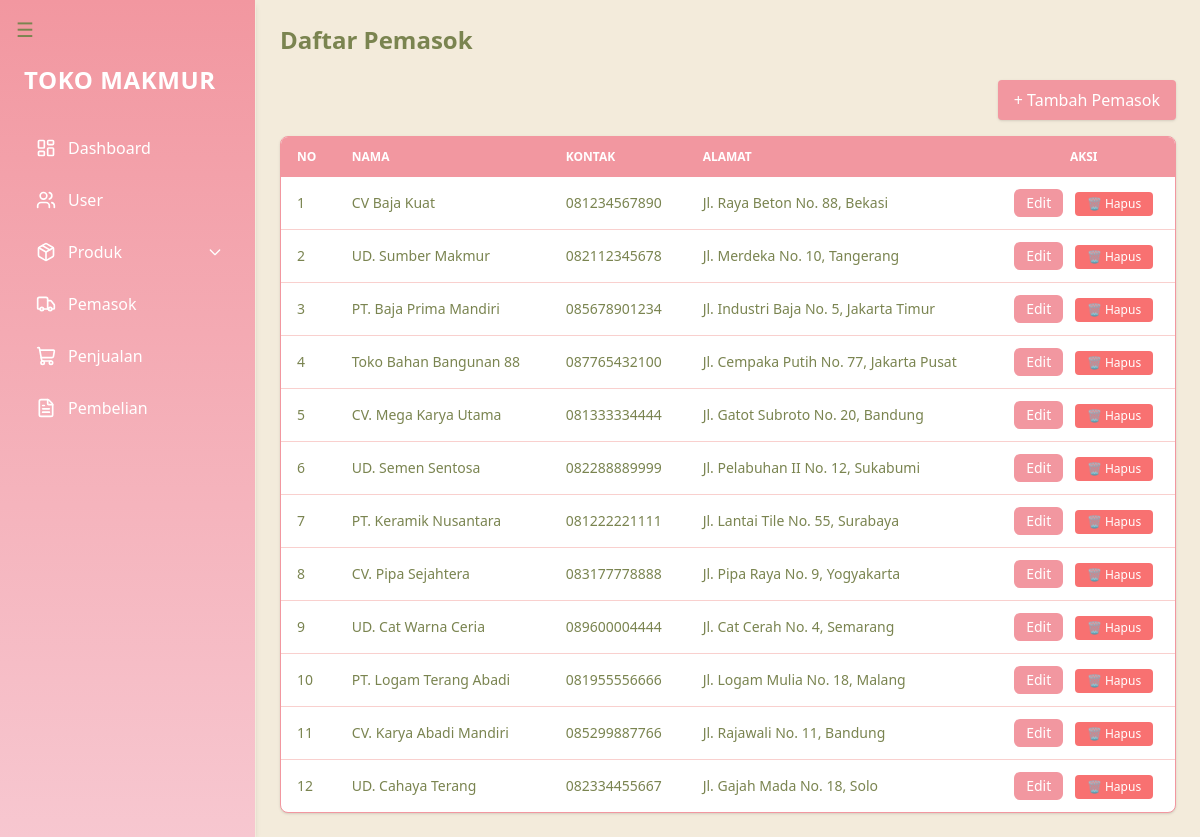
Screenshot of /pemasok/ with the database file from the repository.
### produk/models.py (models this page shows, shortened)
class Pemasok(models.Model):
    nama = models.CharField(max_length=100, verbose_name=_("Nama Pemasok"))
    kontak = models.CharField(max_length=100, verbose_name=_("Kontak"))
    alamat = models.TextField(verbose_name=_("Alamat"))
    class Meta:
        verbose_name = _("Pemasok")
        verbose_name_plural = _("Pemasok")

### produk/views.py (the view)
# urls.py: path('pemasok/', views.daftar_pemasok, name='pemasok'),
def daftar_pemasok(request):
    if request.method == 'POST':
        nama = request.POST.get('nama')
        kontak = request.POST.get('kontak')
        alamat = request.POST.get('alamat')
        Pemasok.objects.create(nama=nama, kontak=kontak, alamat=alamat)
        return redirect('pemasok')
    data = Pemasok.objects.all()
    return render(request, 'produk/pemasok.html', {'data': data})

### produk/templates/produk/pemasok.html (shortened to what this page needs)
{% extends 'layouts.html' %}
{% block content %}
<h1 class="text-2xl font-bold mb-6 text-[#7A8450]">Daftar Pemasok</h1>
<div class="flex justify-end mb-4">
  <a href="{% url 'tambah_pemasok' %}" class="bg-[#F297A0] hover:bg-[#e1858b] text-white px-4 py-2 rounded shadow transition-all">
    + Tambah Pemasok
  </a>
</div>
<div class="overflow-x-auto shadow rounded-lg border border-[#F297A0] bg-white">
  <table class="min-w-full text-sm text-left">
    <thead class="bg-[#F297A0] text-white uppercase text-xs">
      <tr>
        <th class="px-4 py-3">No</th>
        <th class="px-4 py-3">Nama</th>
        <th class="px-4 py-3">Kontak</th>
        <th class="px-4 py-3">Alamat</th>
        <th class="px-4 py-3 text-center">Aksi</th>
      </tr>
    </thead>
    <tbody class="divide-y divide-[#F9D0CE] text-[#7A8450]">
      {% for item in data %}
      <tr class="hover:bg-[#F9D0CE] transition">
        <td class="px-4 py-3">{{ forloop.counter }}</td>
        <td class="px-4 py-3">{{ item.nama }}</td>
        <td class="px-4 py-3">{{ item.kontak }}</td>
        <td class="px-4 py-3">{{ item.alamat }}</td>
        <td class="px-4 py-3 text-center space-x-2">
          <a href="{% url 'edit_pemasok' item.id %}"  class="inline-block px-3 py-1 bg-[#F297A0] hover:bg-[#e1858b] text-white text-sm rounded-md transition">Edit</a>
          <form action="{% url 'hapus_pemasok' item.id %}" method="post" class="inline" onsubmit="return confirm('Yakin ingin menghapus pemasok ini?')">
            <button type="submit" class="bg-red-400 hover:bg-red-500 text-white px-3 py-1 text-xs rounded transition-all">🗑️ Hapus</button>
          </form>
        </td>
      </tr>
      {% empty %}
      <tr>
        <td colspan="5" class="text-center py-4 text-[#7A8450]">Belum ada data pemasok.</td>
      </tr>
      {% endfor %}
    </tbody>
  </table>
</div>
{% endblock %}

### produk/templates/layouts.html (style rules this page uses)
.transition-all { transition: all 0.3s ease-in-out; }

### rows the page displays
Pemasok: nama "CV Baja Kuat", kontak "081234567890", alamat "Jl. Raya Beton No. 88, Bekasi"
Pemasok: nama "UD. Sumber Makmur", kontak "082112345678", alamat "Jl. Merdeka No. 10, Tangerang"
Pemasok: nama "PT. Baja Prima Mandiri", kontak "085678901234", alamat "Jl. Industri Baja No. 5, Jakarta Timur"
Pemasok: nama "Toko Bahan Bangunan 88", kontak "087765432100", alamat "Jl. Cempaka Putih No. 77, Jakarta Pusat"
Pemasok: nama "CV. Mega Karya Utama", kontak "081333334444", alamat "Jl. Gatot Subroto No. 20, Bandung"
Pemasok: nama "UD. Semen Sentosa", kontak "082288889999", alamat "Jl. Pelabuhan II No. 12, Sukabumi"
Pemasok: nama "PT. Keramik Nusantara", kontak "081222221111", alamat "Jl. Lantai Tile No. 55, Surabaya"
Pemasok: nama "CV. Pipa Sejahtera", kontak "083177778888", alamat "Jl. Pipa Raya No. 9, Yogyakarta"
Pemasok: nama "UD. Cat Warna Ceria", kontak "089600004444", alamat "Jl. Cat Cerah No. 4, Semarang"
Pemasok: nama "PT. Logam Terang Abadi", kontak "081955556666", alamat "Jl. Logam Mulia No. 18, Malang"
Pemasok: nama "CV. Karya Abadi Mandiri", kontak "085299887766", alamat "Jl. Rajawali No. 11, Bandung"
Pemasok: nama "UD. Cahaya Terang", kontak "082334455667", alamat "Jl. Gajah Mada No. 18, Solo"
